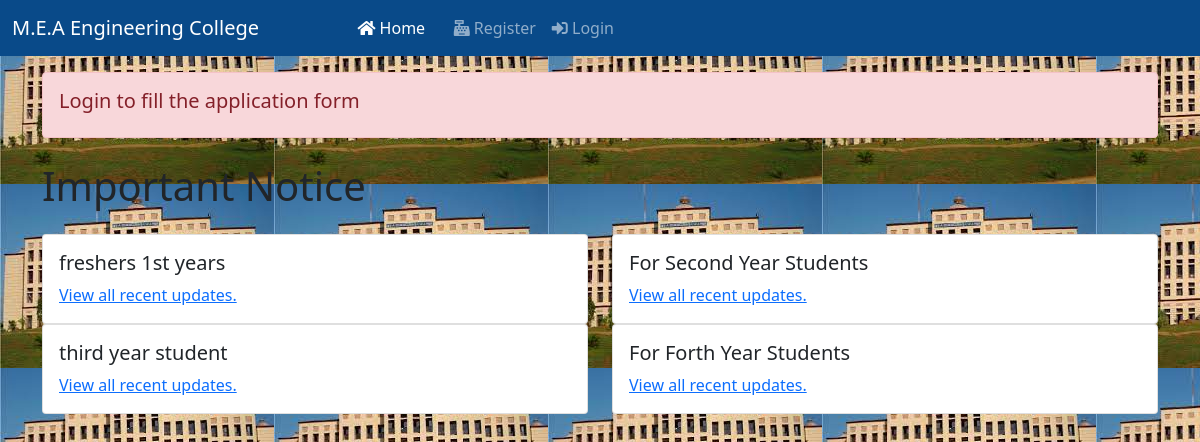
The page / on the database its author committed.
### college/models.py (models this page shows, shortened)
class Notice(models.Model):
    title = models.CharField(max_length=200)

### college/views.py (the view)
# urls.py: path('', include('college.urls'))
def college(request):
    notice = Notice.objects.all()
    return render(request, "college.html", {'notice':notice})

### college/templates/college.html (shortened to what this page needs)
{% extends 'basic.html' %}
{% block home %} active {% endblock %}
{% block body %}
{% if request.user.is_authenticated %}
{% else %}
<div class="container mt-3">
  <div class="alert alert-danger" role="alert">
    <h5>Login to fill the application form</h5>
  </div>
</div>
{% endif %}
<div class="container mt-4">
    <h1>Important Notice</h1>
<div class="row mt-4">
  {% for i in notice %}
    <div class="col-sm-6">
      <div class="card">
        <div class="card-body">
          <h5 class="card-title">{{i.title}}</h5>
          <p class="card-text"><a href="/notice/{{i.id}}/">View all recent updates.</a></p>
        </div>
      </div>
    </div>
    {% endfor %}
  </div>
  </div>
{% endblock %}

### rows shown on the page
Notice: title "freshers 1st years"
Notice: title "For Second Year Students"
Notice: title "third year student"
Notice: title "For Forth Year Students"
